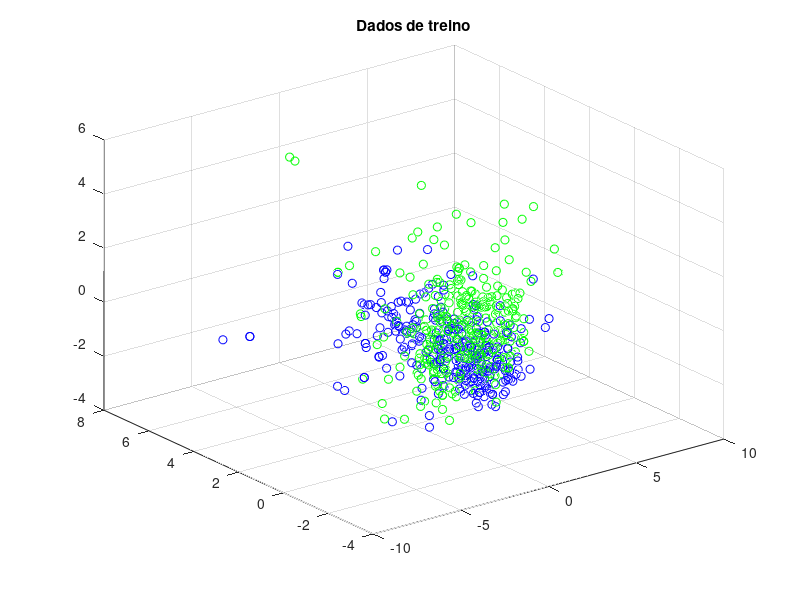
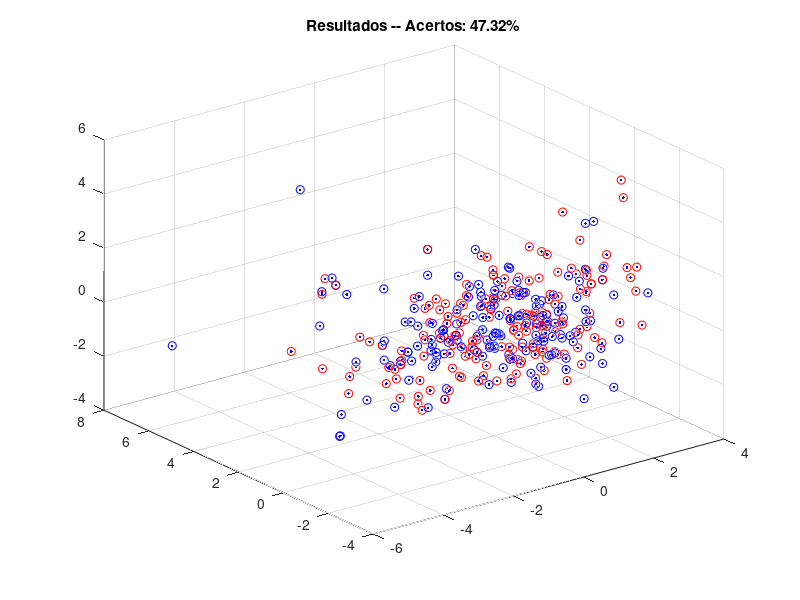

Recreate these plots in MATLAB, in order.
clear all;
dataset = dlmread('vinhoVermelho.csv', sep=",");
hiper_K = 4;
hiper_P = 2;
hiper_tam_treino = 2/3;
X = dataset(:, 1:end-1);
Y = dataset(:, end);
tam_treino1 = int32(hiper_tam_treino * length(X));
tam_teste = length(X) - tam_treino1;
tam_treino = int32(hiper_tam_treino * tam_treino1);
tam_validacao = tam_treino1 - tam_treino;
X = (X - mean(X)) ./ std(X);
r = randperm(length(X));
X_train = X(r(1:tam_treino), :);
Y_train = Y(r(1:tam_treino), :);
X_train_validation = X(r(tam_treino+1:tam_validacao+tam_treino), :);
Y_train_validation = Y(r(tam_treino+1:tam_validacao+tam_treino), :);
X_test = X(r(tam_validacao+tam_treino+1:end), :);
Y_test = Y(r(tam_validacao+tam_treino+1:end), :);
[autovetores, autovalores] = eig(cov(X_train));
autovalores = diag(autovalores);
[autovalores, indice] = sort(autovalores, 'descend');
autovetores = autovetores(:, indice(1:5));
X_train = X_train * autovetores;
X_train_validation = X_train_validation * autovetores;
X_test = X_test * autovetores;
primeiro = find( Y_train == 1);
segundo = find(Y_train == 2);
terceiro = find(Y_train == 3);
quarto = find(Y_train == 4);
figure();plot3(0,0,0);hold on;grid on;title('Dados de treino');
plot3(X_train(primeiro, 1), X_train(primeiro, 2), X_train(primeiro, 3), 'bo');
plot3(X_train(segundo, 1), X_train(segundo, 2), X_train(segundo, 3), 'go');
plot3(X_train(terceiro, 1), X_train(terceiro, 2), X_train(terceiro, 3), 'ro');
plot3(X_train(quarto, 1), X_train(quarto, 2), X_train(quarto, 3), 'mo');

dlmwrite('treino.mat', [X_train Y_train])
dlmwrite('validacao.mat', [X_train_validation Y_train_validation])
dlmwrite('teste.mat', [X_test Y_test])

resultados = zeros(tam_validacao,1);
k = hiper_K;
p = hiper_P;

for i=1:tam_validacao
    %Passo 2:
    distancia = abs(Y_train_validation(i,:) - X_train).^p;
    Lp = sum(distancia,2).^(1/p);
    [_, indices] = sort(Lp);

    %Passo 3:
    mais_prox = indices(1:k);

    %Passo 4:
    saidas = Y_train(mais_prox);
    votacao = mode(saidas);

    %Passo 5:
    resultados(i) = votacao;
end;

msg_resultados = sprintf('Resultados -- Acertos: %0.2f%%', sum(resultados == Y_train_validation)/double(tam_validacao)*100);
disp(msg_resultados);

teste_1 = find(Y_train_validation == 1);
teste_1 = [teste_1]
teste_2 = find(Y_train_validation == 2);
teste_2 = [teste_2]
teste_3 = find(Y_train_validation == 3);
teste_3 = [teste_3]
teste_4 = find(Y_train_validation == 4);
teste_4 = [teste_4]
resultado_1 = find(resultados == 1);
resultado_1 = [resultado_1]
resultado_2 = find(resultados ==  2);
resultado_2 = [resultado_2]
resultado_3 = find(resultados ==  3);
resultado_3 = [resultado_3]
resultado_4 = find(resultados ==  4);
resultado_4 = [resultado_4]
figure();
plot3(0,0,0);hold on;grid on;title(msg_resultados);
plot3( X_test(teste_1, 1), X_test(teste_1, 2), X_test(teste_1, 3), 'bo');
plot3( X_test(teste_2, 1), X_test(teste_2, 2), X_test(teste_2, 3), 'ro');
plot3( X_test(teste_3, 1), X_test(teste_3, 2), X_test(teste_3, 3), 'go');
plot3( X_test(teste_4, 1), X_test(teste_4, 2), X_test(teste_4, 3), 'mo');
plot3( X_test(resultado_1, 1), X_test(resultado_1, 2), X_test(resultado_1, 3), 'b.');
plot3( X_test(resultado_2, 1), X_test(resultado_2, 2), X_test(resultado_2, 3), 'r.');
plot3( X_test(resultado_3, 1), X_test(resultado_3, 2), X_test(resultado_3, 3), 'g.');
plot3( X_test(resultado_4, 1), X_test(resultado_4, 2), X_test(resultado_4, 3), 'm.');
